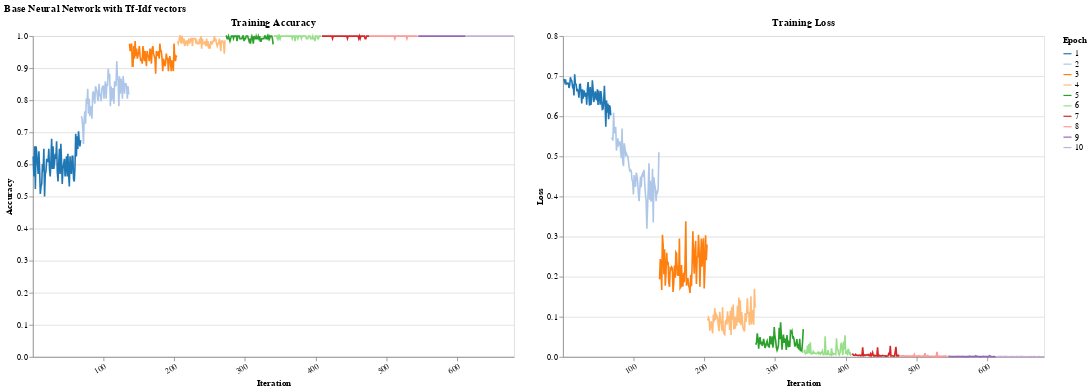

The cell this chart's notebook holds for it:
### Markdown cell above
# Neural Networks

### Code cell
# POC

print("Train model")
models_dir = Path('models/hr')

if not models_dir.exists():
    models_dir.mkdir(parents=True, exist_ok=True)

train_config = TrainConfig(
    num_epochs      = 10,
    early_stop      = False,
    violation_limit = 5,
    
)

dataloader = DataLoader(train_data_nn, batch_size=128, shuffle=True)

USE_CACHE = False

model_nn = NeuralNetwork(
    input_size=len(tfidf_encoder.vocabulary_),
    hidden_size=128,
    device='cpu'
)

if (models_dir / 'model_nn.pt').exists() and USE_CACHE:
    model_nn = load_model(model_nn, models_dir, 'model_nn')
else:
    model_nn.fit(dataloader, train_config, disable_progress_bar=False)
    save_model(model_nn, models_dir, "model_nn")


with torch.no_grad():
    # X_test = torch.stack([dta[0] for dta in test])
    X_test = torch.stack([test[0] for test in test_data_nn]).to(model_nn.device)
    y_test = torch.stack([test[1] for test in test_data_nn]).to(model_nn.device)
    y_pred = model_nn.predict(X_test)


print(precision_recall_fscore_support(y_test, y_pred, average='binary'))
print("AUC", roc_auc_score(y_test, y_pred))

# Plot training accuracy and loss side-by-side
plot_results(model_nn, train_config, dataloader)

### Figure 1 — Vega-Lite specification as saved in the notebook (floating-point values rounded to 4 significant figures; data arrays with more than 128 entries replaced by an {"elided": "..."} marker saying what was removed)
{"config": {"view": {"continuousWidth": 300, "continuousHeight": 300}}, "hconcat": [{"mark": {"type": "line"}, "encoding": {"color": {"field": "epoch", "scale": {"scheme": "category20"}, "title": "Epoch", "type": "nominal"}, "x": {"axis": {"labelAngle": -30, "title": "Iteration", "values": [0, 100, 200, 300, 400, 500, 600]}, "field": "iteration", "type": "nominal"}, "y": {"axis": {"title": "Accuracy"}, "field": "training_acc", "type": "quantitative"}}, "height": 400, "title": "Training Accuracy", "width": 600}, {"mark": {"type": "line"}, "encoding": {"color": {"field": "epoch", "scale": {"scheme": "category20"}, "title": "Epoch", "type": "nominal"}, "x": {"axis": {"labelAngle": -30, "title": "Iteration", "values": [0, 100, 200, 300, 400, 500, 600]}, "field": "iteration", "type": "nominal"}, "y": {"axis": {"title": "Loss"}, "field": "training_loss", "type": "quantitative"}}, "height": 400, "title": "Training Loss", "width": 600}], "data": {"name": "data-6ba9581e1d3caed4d599d4e19a5f4480"}, "title": "Base Neural Network with Tf-Idf vectors", "$schema": "https://vega.github.io/schema/vega-lite/v5.17.0.json", "datasets": {"data-6ba9581e1d3caed4d599d4e19a5f4480": {"elided": "680 records"}}}
